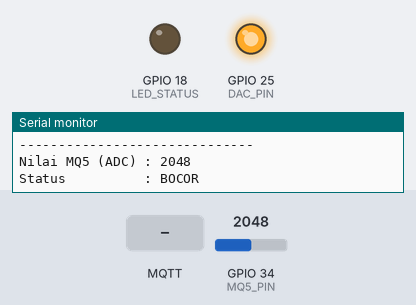
Simulated run of this sketch. Board: ESP32. Shown: output pins drawn as LEDs (lit = HIGH), the last lines printed to the serial monitor. Dashed ring = blinking. The inputs (shaded band) are chosen by the test bench; at power-on: GPIO 34 (MQ5_PIN) = 2048. WiFi joins after 1.5 s; servers stay silent unless stated; no MQTT or app messages arrive unless stated.

Above: at 2.7 s.
2.8 s: GPIO 34 (MQ5_PIN) set to 1834
6.8 s: GPIO 34 (MQ5_PIN) set to 1753
At 8.3 s:
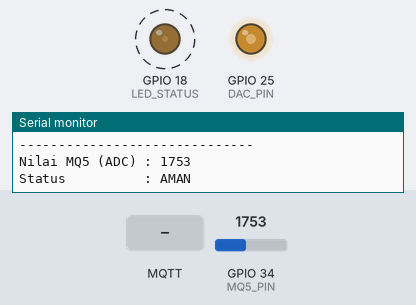
10.8 s: GPIO 34 (MQ5_PIN) set to 1840
At 14.7 s:
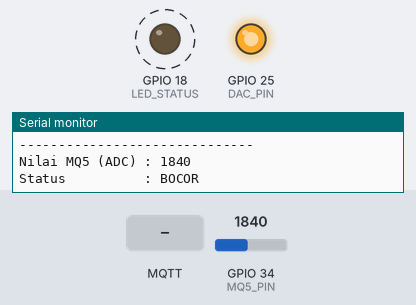
14.8 s: MQTT message "LED_OFF" arrives on the first subscribed topic
At 15.4 s:
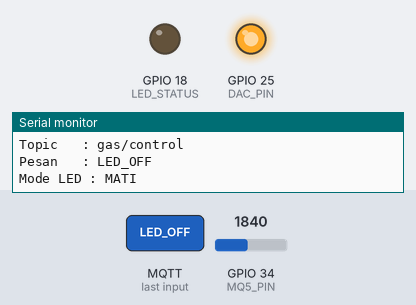
16.3 s: MQTT message "LED_ON" arrives on the first subscribed topic
At 17.1 s:
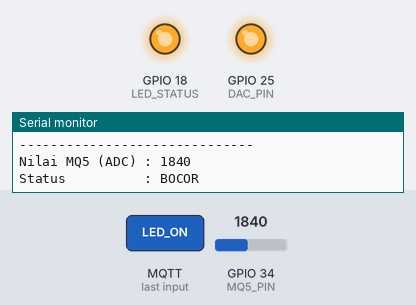
17.8 s: GPIO 34 (MQ5_PIN) set to 1760
At 20.1 s:
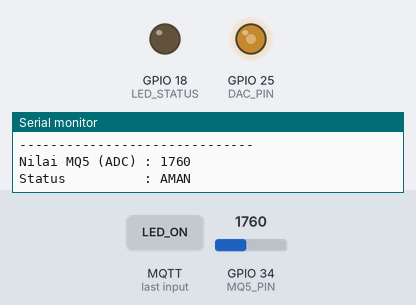
Timing chart, 0 to 21.8 s (numbered marks = the images above; inputs shaded):
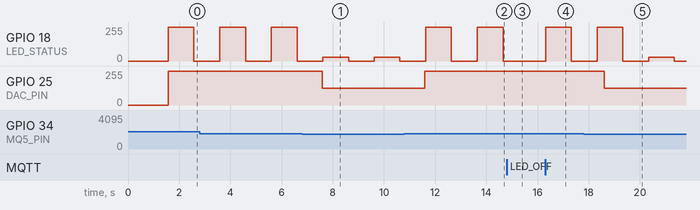

The sketch:

uas-deteksi-gas.ino
```cpp
/*************************************************
 * PROJECT : Sistem Deteksi Kebocoran Gas IoT (Updated PWM & DAC - Fix Version)
 * MATA KULIAH : Sistem Mikrokontroler
 * SEMESTER : 6
 * BOARD : Arduino Uno D1 R32 (ESP32)
 * SENSOR : MQ-5
 * BROKER : shiftr.io
 *************************************************/

/*************************************************
 * 1. LIBRARY
 *************************************************/
#include <WiFi.h>
#include <PubSubClient.h>
#include <ArduinoJson.h>

/*************************************************
 * 2. KONFIGURASI WIFI
 *************************************************/
const char* WIFI_SSID     = "Aldi Rizkiansyah";
const char* WIFI_PASSWORD = "hasilnya24";

/*************************************************
 * 3. KONFIGURASI MQTT
 *************************************************/
const char* MQTT_SERVER   = "deteksi-gas.cloud.shiftr.io";
const int   MQTT_PORT     = 1883;
const char* MQTT_USERNAME = "deteksi-gas";
const char* MQTT_PASSWORD = "doLZdHOo3Z1otXG3";
const char* MQTT_CLIENT   = "ESP32_GAS_DETECTOR_TEAM1";

/*************************************************
 * 4. MQTT TOPIC
 *************************************************/
const char* TOPIC_GAS_VALUE  = "gas/value";
const char* TOPIC_GAS_STATUS = "gas/status";
const char* TOPIC_SYSTEM     = "system/status";
const char* TOPIC_CONTROL    = "gas/control";

/*************************************************
 * 5. KONFIGURASI PIN
 *************************************************/
#define MQ5_PIN      34      // Sensor MQ-5 (ADC1_CH6)
#define LED_STATUS   18      // LED Indikator Sistem (PWM)
#define DAC_PIN      25      // Pin DAC Bawaan ESP32 (DAC_CHANNEL_1)

/*************************************************
 * 6. KONFIGURASI PWM (LEDC VERSI 3.X) ESP32
 *************************************************/
const int PWM_FREQ      = 5000;     // Frekuensi 5 KHz
const int PWM_RESOLUTION = 8;        // Resolusi 8-bit (Nilai: 0 - 255)

/*************************************************
 * 7. PARAMETER SISTEM
 *************************************************/
const int GAS_THRESHOLD = 1800;

const unsigned long SENSOR_INTERVAL = 1000;
const unsigned long MQTT_INTERVAL   = 5000;
const unsigned long LED_INTERVAL    = 1000;

/*************************************************
 * 8. VARIABEL GLOBAL
 *************************************************/
int gasValue = 0;
String gasStatus = "AMAN";

bool wifiConnected = false;
bool mqttConnected = false;
int ledBrightness = 0;       // Menggantikan bool ledStatus untuk PWM
bool ledEnable = true;

unsigned long lastSensorRead = 0;
unsigned long lastMQTTSend   = 0;
unsigned long lastBlink      = 0;

/*************************************************
 * 9. OBJECT MQTT & FREERTOS
 *************************************************/
WiFiClient espClient;
PubSubClient mqttClient(espClient);

TaskHandle_t TaskLEDHandle = NULL;
TaskHandle_t TaskSensorHandle = NULL;
TaskHandle_t TaskMQTTHandle = NULL;
TaskHandle_t TaskPublishHandle = NULL;
TaskHandle_t TaskConnectionHandle = NULL;

/*************************************************
 * 10. FUNCTION
 *************************************************/

/*==================== WiFi ====================*/
void connectWiFi()
{
    Serial.println();
    Serial.println("Menghubungkan ke WiFi...");

    WiFi.mode(WIFI_STA);
    WiFi.begin(WIFI_SSID, WIFI_PASSWORD);

    while (WiFi.status() != WL_CONNECTED)
    {
        Serial.print(".");
        delay(500);
    }

    wifiConnected = true;

    Serial.println();
    Serial.println("WiFi Berhasil Terhubung");
    Serial.print("IP Address : ");
    Serial.println(WiFi.localIP());
}

/*==================== MQTT Callback ====================*/
void mqttCallback(char* topic, byte* payload, unsigned int length)
{
    String message = "";

    for (unsigned int i = 0; i < length; i++)
    {
        message += (char)payload[i];
    }

    Serial.println();
    Serial.print("Topic   : ");
    Serial.println(topic);

    Serial.print("Pesan   : ");
    Serial.println(message);

    if (message == "LED_ON")
    {
        ledEnable = true;
        Serial.println("Mode LED : BERKEDIP (PWM)");
    }
    else if (message == "LED_OFF")
    {
        ledEnable = false;
        ledcWrite(LED_STATUS, 0); // Mematikan PWM langsung ke PIN LED
        Serial.println("Mode LED : MATI");
    }
}

/*==================== MQTT ====================*/
void connectMQTT()
{
    mqttClient.setServer(MQTT_SERVER, MQTT_PORT);
    mqttClient.setCallback(mqttCallback);

    while (!mqttClient.connected())
    {
        Serial.println();
        Serial.println("Menghubungkan ke Broker MQTT...");

        if (mqttClient.connect(MQTT_CLIENT, MQTT_USERNAME, MQTT_PASSWORD))
        {
            mqttConnected = true;

            Serial.println("Broker MQTT Terhubung");

            mqttClient.subscribe(TOPIC_CONTROL);

            mqttClient.publish(TOPIC_SYSTEM, "ESP32 ONLINE");
        }
        else
        {
            mqttConnected = false;

            Serial.print("Gagal. Error : ");
            Serial.println(mqttClient.state());

            delay(5000);
        }
    }
}

/*==================== Sensor MQ-5 (ADC) ====================*/
void readGasSensor()
{
    // Penerapan ADC: Membaca nilai analog dari sensor
    gasValue = analogRead(MQ5_PIN);

    if (gasValue >= GAS_THRESHOLD)
        gasStatus = "BOCOR";
    else
        gasStatus = "AMAN";

    Serial.println("------------------------------");
    Serial.print("Nilai MQ5 (ADC) : ");
    Serial.println(gasValue);

    Serial.print("Status          : ");
    Serial.println(gasStatus);
}

/*==================== Demonstrasi DAC ====================*/
void runDACDemo()
{
    // Penerapan DAC: Mengeluarkan tegangan analog murni (0 - 255) ke DAC_PIN (GPIO25)
    if (gasStatus == "BOCOR") {
        dacWrite(DAC_PIN, 255); // Output tegangan penuh ~3.3V secara analog murni
    } else {
        dacWrite(DAC_PIN, 127); // Output tegangan setengah ~1.65V secara analog murni
    }
}

/*==================== Publish MQTT ====================*/
void publishGasData()
{
    if (millis() - lastMQTTSend >= MQTT_INTERVAL)
    {
        lastMQTTSend = millis();

        StaticJsonDocument<256> doc;

        doc["gas"] = gasValue;
        doc["status"] = gasStatus;
        doc["wifi"] = wifiConnected;
        doc["mqtt"] = mqttConnected;

        char buffer[256];

        serializeJson(doc, buffer);

        mqttClient.publish(TOPIC_GAS_VALUE, buffer);
        mqttClient.publish(TOPIC_GAS_STATUS, gasStatus.c_str());

        Serial.println();
        Serial.println("Data MQTT Terkirim");
        serializeJsonPretty(doc, Serial);
        Serial.println();
    }
}

/*==================== LED dengan PWM (Pulse Width Modulation) ====================*/
void blinkSystemLED()
{
    // Jika LED dimatikan dari Dashboard
    if (!ledEnable)
    {
        ledcWrite(LED_STATUS, 0);
        return;
    }

    // Penerapan PWM: LED berkedip dengan tingkat kecerahan dinamis berdasarkan status gas
    if (millis() - lastBlink >= LED_INTERVAL)
    {
        lastBlink = millis();

        if (ledBrightness == 0) {
            // Jika AMAN = kedip redup (30), Jika BOCOR = kedip sangat terang (255)
            ledBrightness = (gasStatus == "BOCOR") ? 255 : 30;
        } else {
            ledBrightness = 0; // Kondisi mati saat berkedip
        }

        // Menuliskan nilai PWM langsung ke PIN LED (Sintaks ESP32 Core v3.x)
        ledcWrite(LED_STATUS, ledBrightness);
    }
}

/*************************************************
 * FREERTOS TASKS
 *************************************************/
void TaskLED(void *pvParameters)
{
    while (true)
    {
        blinkSystemLED();
        vTaskDelay(pdMS_TO_TICKS(10));
    }
}

void TaskSensor(void *pvParameters)
{
    while (true)
    {
        readGasSensor();
        runDACDemo(); // Dipanggil bersamaan setelah data sensor diperbarui
        vTaskDelay(pdMS_TO_TICKS(SENSOR_INTERVAL));
    }
}

void TaskMQTT(void *pvParameters)
{
    while (true)
    {
        if (!mqttClient.connected())
        {
            mqttConnected = false;
            connectMQTT();
        }
        mqttClient.loop();
        vTaskDelay(pdMS_TO_TICKS(20));
    }
}

void TaskPublish(void *pvParameters)
{
    while (true)
    {
        publishGasData();
        vTaskDelay(pdMS_TO_TICKS(1000));
    }
}

void TaskConnection(void *pvParameters)
{
    while (true)
    {
        if (WiFi.status() != WL_CONNECTED)
        {
            Serial.println("\nWiFi Terputus... Reconnect WiFi...");
            wifiConnected = false;
            connectWiFi();
        }

        if (!mqttClient.connected())
        {
            Serial.println("\nMQTT Terputus... Reconnect MQTT...");
            mqttConnected = false;
            connectMQTT();
        }
        vTaskDelay(pdMS_TO_TICKS(3000));
    }
}

/*************************************************
 * 11. SETUP
 *************************************************/
void setup()
{
    Serial.begin(115200);

    // Setup ADC Pin
    pinMode(MQ5_PIN, INPUT);

    // Setup PWM versi baru (ESP32 Core v3.x) menggantikan fungsi ledcSetup lama
    ledcAttach(LED_STATUS, PWM_FREQ, PWM_RESOLUTION);
    ledcWrite(LED_STATUS, 0); // Set awal mati

    // Catatan: dacWrite() otomatis mengonfigurasi pin DAC (GPIO25), tidak perlu pinMode()

    Serial.println();
    Serial.println("======================================");
    Serial.println(" SISTEM DETEKSI KEBOCORAN GAS IoT");
    Serial.println("======================================");

    connectWiFi();
    connectMQTT();

    // Pembuatan Task FreeRTOS
    xTaskCreatePinnedToCore(TaskLED, "Task LED", 2048, NULL, 1, &TaskLEDHandle, 1);
    xTaskCreatePinnedToCore(TaskSensor, "Task Sensor", 2048, NULL, 2, &TaskSensorHandle, 1);
    xTaskCreatePinnedToCore(TaskMQTT, "Task MQTT", 4096, NULL, 3, &TaskMQTTHandle, 1);
    xTaskCreatePinnedToCore(TaskPublish, "Task Publish", 4096, NULL, 2, &TaskPublishHandle, 1);
    xTaskCreatePinnedToCore(TaskConnection, "Task Connection", 4096, NULL, 4, &TaskConnectionHandle, 1);

    Serial.println("Sistem Siap Digunakan");
    Serial.println("Semua Task Berhasil Dibuat");
}

/*************************************************
 * 12. LOOP
 *************************************************/
void loop()
{
    vTaskDelay(pdMS_TO_TICKS(1000));
}
```

Measured:
- the behaviour switches between 1800 and 1799 on GPIO 34 (MQ5_PIN) (found by bisection; images 0 and 1)
- after the input at 6.8 s, GPIO 25 (DAC_PIN): 255/255 → 127/255 after 0.79 s
- after the input at 10.8 s, GPIO 25 (DAC_PIN): 127/255 → 255/255 after 0.79 s
- after the input at 14.8 s, GPIO 18 (LED_STATUS): stays 0/255 (without the input it goes to 255/255 after 0.85 s)
- after the input at 16.3 s, GPIO 18 (LED_STATUS): 0/255 → 255/255 at once, → 0/255 1.0 s later
- after the input at 17.8 s, GPIO 25 (DAC_PIN): 255/255 → 127/255 after 0.80 s
- by itself, GPIO 18 (LED_STATUS): alternates 255/255 for 1.0 s and 0/255 for 1.0 s
